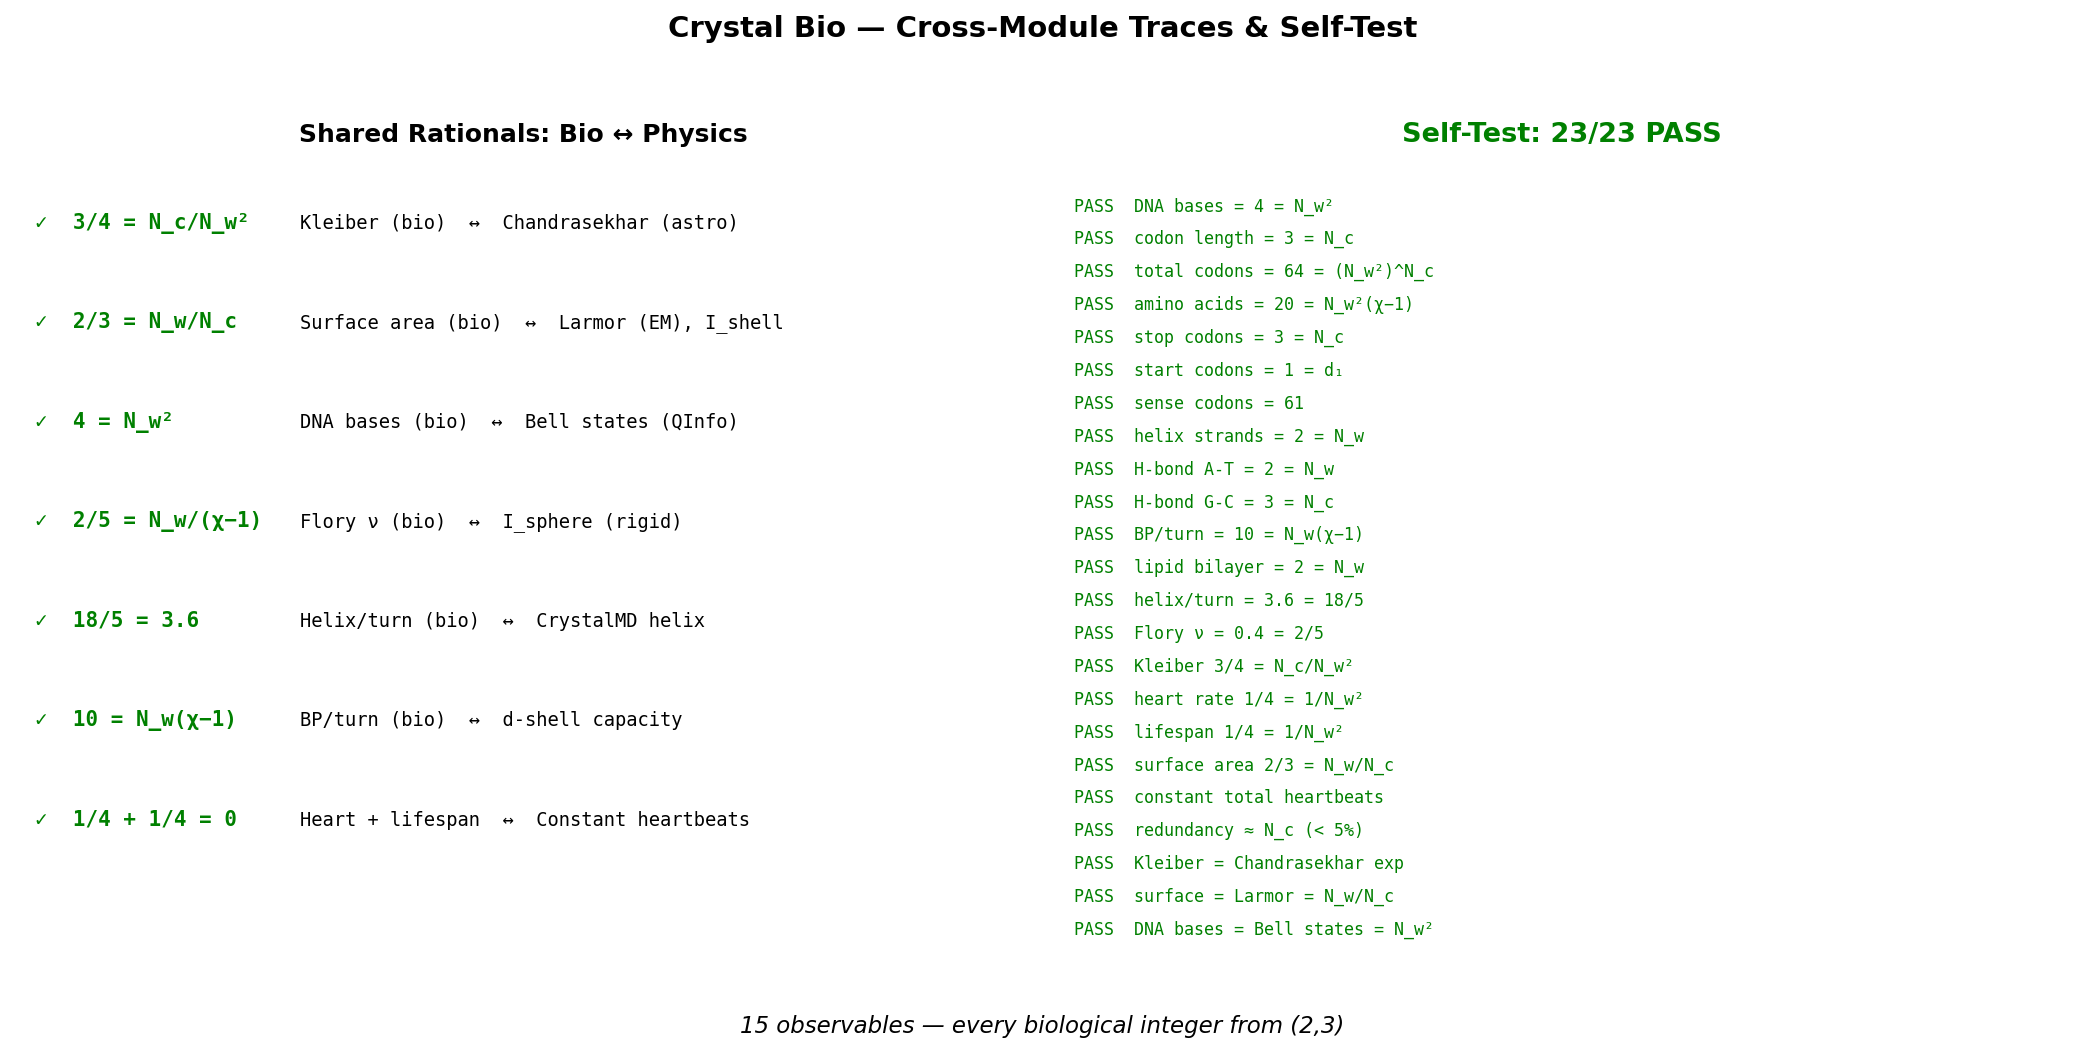

Python code for this plot:
#!/usr/bin/env python3
# Copyright (c) 2026 Daland Montgomery
# SPDX-License-Identifier: AGPL-3.0-or-later

"""Crystal Bio — Cross-Module Traces & Self-Test"""
import crystal_toe as ct
import matplotlib.pyplot as plt

toe = ct.Toe(); bio = toe.bio()

fig, axes = plt.subplots(1, 2, figsize=(14, 7))
fig.suptitle("Crystal Bio — Cross-Module Traces & Self-Test", fontsize=14, fontweight='bold')

# ── Left: Cross-module shared rationals ──
ax = axes[0]
ax.axis('off')
cross = [
    ("3/4 = N_c/N_w²",  "Kleiber (bio)",    "Chandrasekhar (astro)", bio.kleiber_is_chandrasekhar()),
    ("2/3 = N_w/N_c",   "Surface area (bio)","Larmor (EM), I_shell", bio.surface_is_larmor()),
    ("4 = N_w²",        "DNA bases (bio)",   "Bell states (QInfo)",   bio.bases_are_bell_states()),
    ("2/5 = N_w/(χ−1)", "Flory ν (bio)",     "I_sphere (rigid)",      True),
    ("18/5 = 3.6",      "Helix/turn (bio)",  "CrystalMD helix",       True),
    ("10 = N_w(χ−1)",   "BP/turn (bio)",     "d-shell capacity",       True),
    ("1/4 + 1/4 = 0",   "Heart + lifespan",  "Constant heartbeats",   bio.constant_heartbeats()),
]
ax.text(0.5, 0.98, "Shared Rationals: Bio ↔ Physics", ha='center', fontsize=12,
        fontweight='bold', transform=ax.transAxes)
for i, (ratio, dom1, dom2, ok) in enumerate(cross):
    y = 0.88 - i * 0.115
    status = '✓' if ok else '✗'
    color = 'green' if ok else 'red'
    ax.text(0.02, y, f'{status}  {ratio}', fontsize=10, fontfamily='monospace',
            color=color, fontweight='bold', transform=ax.transAxes)
    ax.text(0.28, y, f'{dom1}  ↔  {dom2}', fontsize=9, fontfamily='monospace',
            transform=ax.transAxes)

# ── Right: Full self-test ──
ax = axes[1]
ax.axis('off')
passes, total, msgs = bio.self_test()
ax.text(0.5, 0.98, f"Self-Test: {passes}/{total} PASS", ha='center', fontsize=13,
        fontweight='bold', color='green' if passes == total else 'red',
        transform=ax.transAxes)
for i, msg in enumerate(msgs):
    y = 0.90 - i * 0.038
    color = 'green' if msg.startswith('PASS') else 'red'
    ax.text(0.02, y, msg, fontsize=8, fontfamily='monospace', color=color,
            transform=ax.transAxes)

fig.text(0.5, 0.01,
         f'{bio.observable_count()} observables — every biological integer from (2,3)',
         ha='center', fontsize=11, fontstyle='italic')

plt.tight_layout(rect=[0, 0.03, 1, 0.95])
plt.savefig('bio_cross_module.png', dpi=150, bbox_inches='tight'); plt.show()
